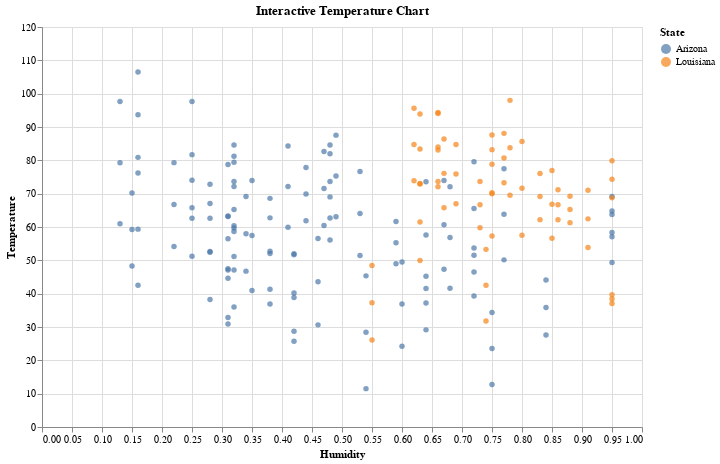

Notebook code cell kept with this figure:
### Code cell
chart = alt.Chart(humid_long).mark_circle().encode(
        x=alt.X('humidity:Q', title='Humidity', scale=alt.Scale(domain=[0, 1])),
        y=alt.Y('temperature:Q', title='Temperature', scale=alt.Scale(domain=[0, 120])),
        color=alt.Color('state:N', legend=alt.Legend(title="State")),
        shape=alt.Shape('temperature_type:N', legend=alt.Legend(title="Temperature Type"))
    ).properties(
        width=600,
        height=400,
        title="Interactive Temperature Chart"
    )
chart

### Figure 1 — Vega-Lite specification as saved in the notebook (floating-point values rounded to 4 significant figures; data arrays with more than 128 entries replaced by an {"elided": "..."} marker saying what was removed)
{"config": {"view": {"continuousWidth": 300, "continuousHeight": 300}}, "data": {"name": "data-07d54132d3817e2a20e99f5061848946"}, "mark": {"type": "circle"}, "encoding": {"color": {"field": "state", "legend": {"title": "State"}, "type": "nominal"}, "shape": {"field": "temperature_type", "legend": {"title": "Temperature Type"}, "type": "nominal"}, "x": {"field": "humidity", "scale": {"domain": [0, 1]}, "title": "Humidity", "type": "quantitative"}, "y": {"field": "temperature", "scale": {"domain": [0, 120]}, "title": "Temperature", "type": "quantitative"}}, "height": 400, "title": "Interactive Temperature Chart", "width": 600, "$schema": "https://vega.github.io/schema/vega-lite/v5.17.0.json", "datasets": {"data-07d54132d3817e2a20e99f5061848946": {"elided": "198 records"}}}
